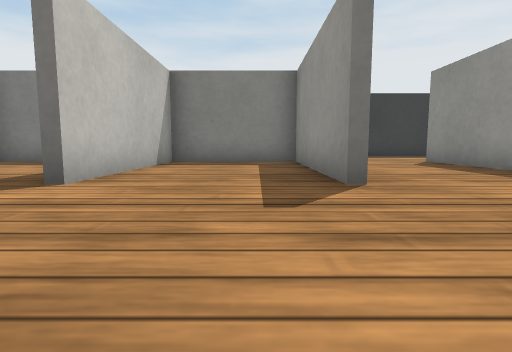
view 1 (above)

22 first-person views from a walk through a Webots world. The camera is 0.1 m above the floor, tilts 6° down and sees 80° across. The floor is counted in squares, 0.2 m on a side. Each view is taken from the middle of a square. On the plan, view 1 faces up. The plan holds only what a view shows up to about 9 squares ahead; the rest is blank. Robots are left out. Simple shapes and patterns stand in for the simulator's stock objects.

view 2
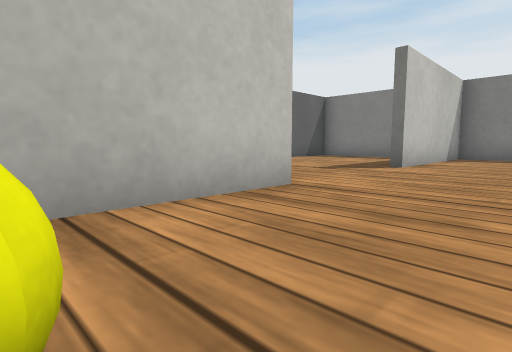

view 3
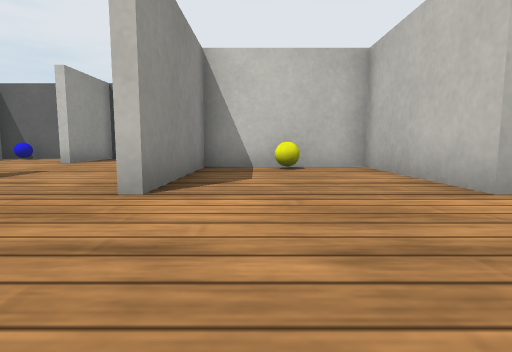

view 4
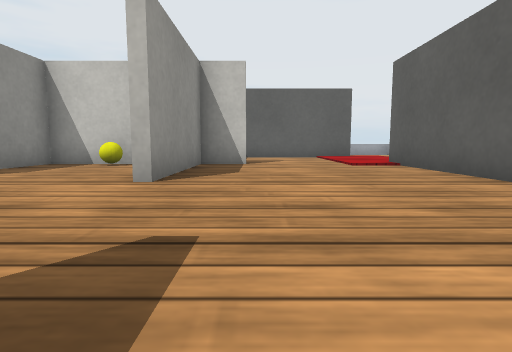

view 5
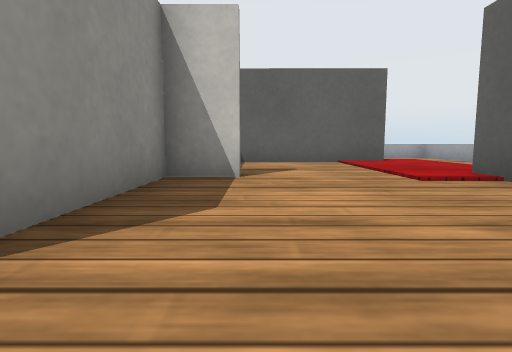

view 6
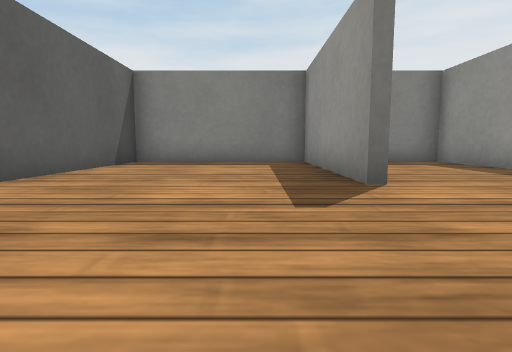

view 7
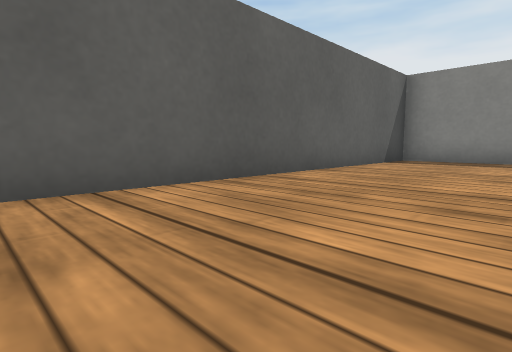

view 8
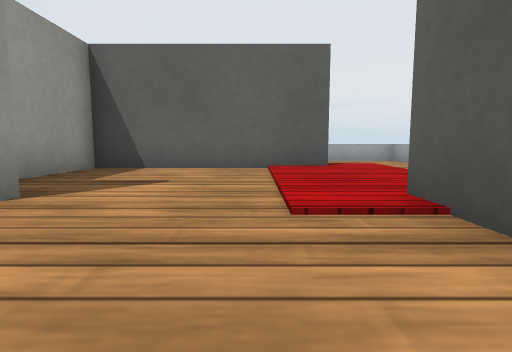

view 9
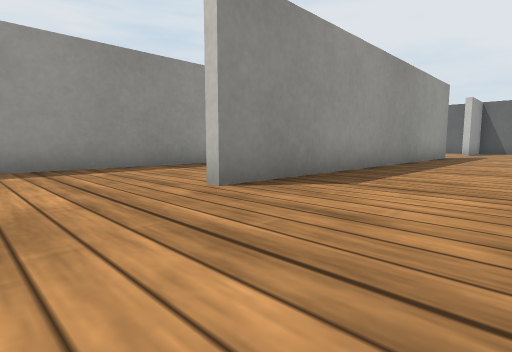

view 10
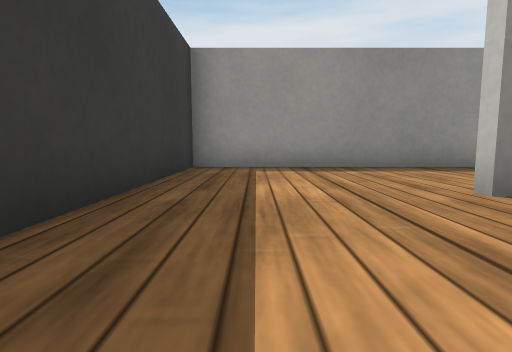

view 11
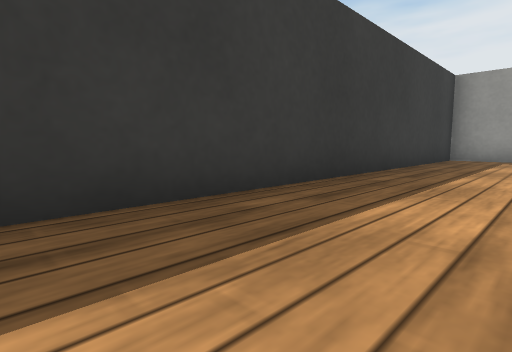

view 12
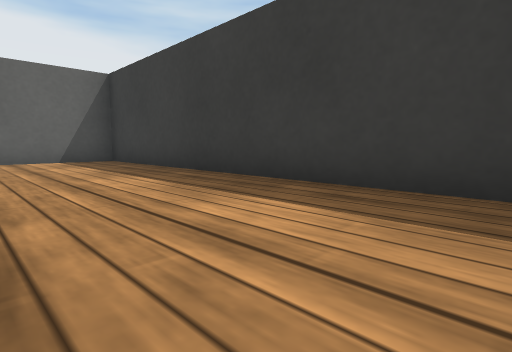

view 13
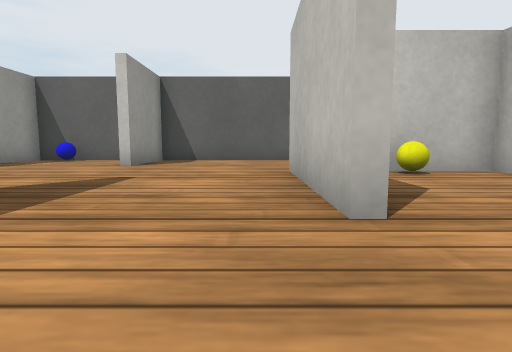

view 14
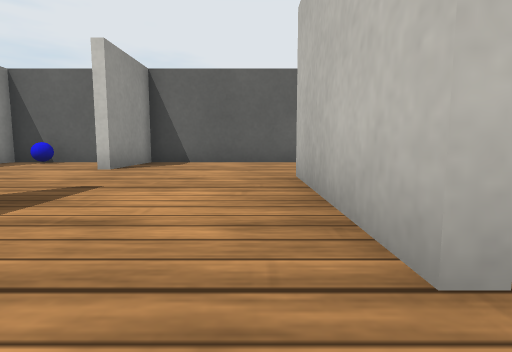

view 15
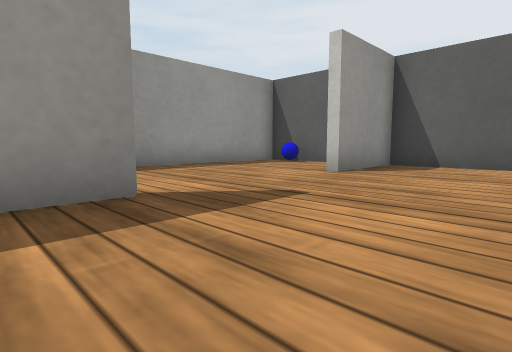

view 16
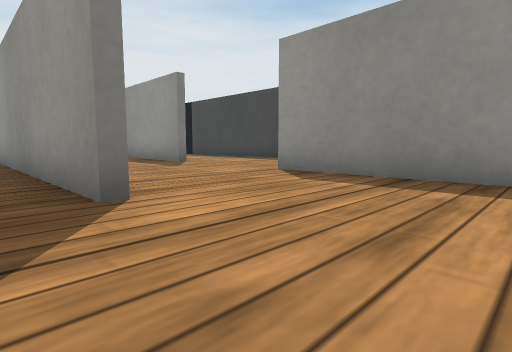

view 17
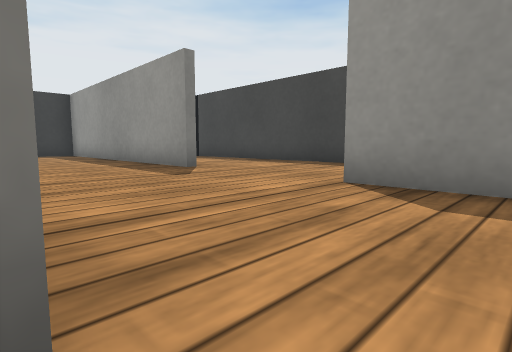

view 18
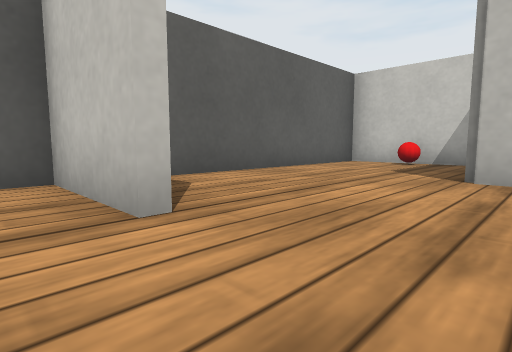

view 19
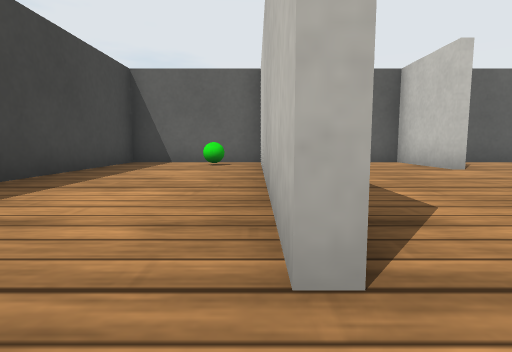

view 20
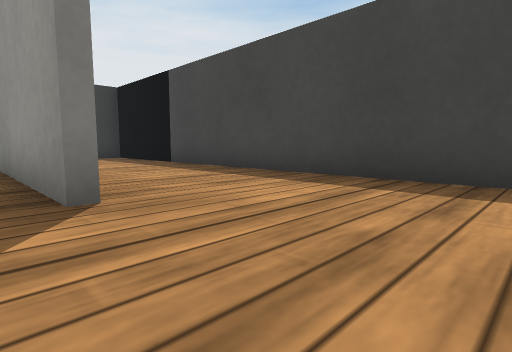

view 21
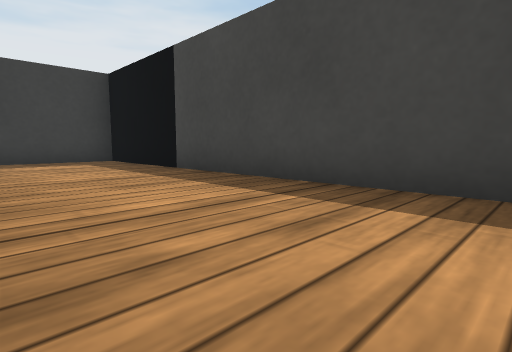

view 22
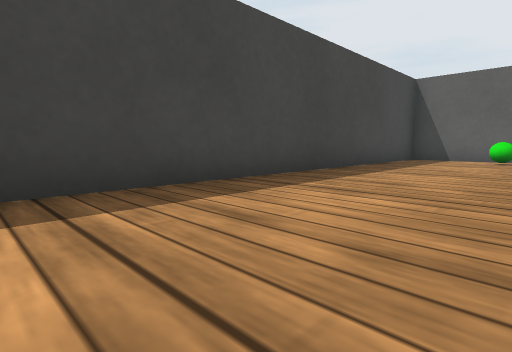

### Floor plan
Points are (right, up) in squares from view 1. A wall is a line through its corners. A room is listed if a view was taken in it or the views show most of it. See-through windows are left out.
Room 1 (views 1, 2, 3)
walls: (-2.4, 0) (-2.4, -3.6) (1.1, -3.6) (1.1, 0); (1.1, 3.8) (1.1, 8.6) (-2.4, 8.6) (-2.4, 3.8)
ways out: opening at (-3, 1.5) to room 2; opening at (1, 1.5) to room 3
objects: yellow ball (-1, -3)
Room 2 (views 4, 5, 6, 7, 8)
walls: (-3.9, -3.6) (-2.6, -3.6) (-2.6, 0); (-2.6, 3.8) (-2.6, 8.6) (-7.4, 8.6) (-7.4, -3.8); (-7.6, -7.4) (-2.6, -7.4) (-2.6, -5.2)
low walls: (-10, -7.4) (-10, -8.6)
ways out: opening at (-3, 1.5) to room 1; opening at (-8.2, -6.3)
Room 3 (views 9, 10, 11, 12, 13, 14, 15, 16, 17, 18, 19, 20, 21, 22)
walls: (1.4, 0.1) (1.4, -3.9); (4.9, -1.4) (4.9, 8.8); (8.6, 3.6) (8.6, 12.4) (-7.4, 12.4) (-7.4, 9.8); (5.1, -4.9) (5.1, -7.4) (6.5, -7.4); (-2.4, -4.5) (-2.4, -7.4) (4.9, -7.4) (4.9, -5); (8.6, -7.5) (8.6, 0)
low walls: (-10, -8.6) (-10, -10) (-8.1, -10)
ways out: opening at (1, 1.5) to room 1; opening at (9, 1.5) to room 4
objects: red ball (-2, -6); blue ball (7, -7) to (8, -7)
Room 4 (no view inside)
walls: (8.9, 0) (8.9, -6.5); (8.8, -7.4) (12.4, -7.4) (12.4, 12.4) (9.8, 12.4)
ways out: opening at (9, 1.5) to room 3
objects: green ball (10, -6)

Where each view was taken, in squares from view 1:
view 1: 0 up, 0 right, facing up
view 2: 3 down, 0 right, facing up-left
view 3: 3 up, 0 right, facing down
view 4: 4 up, 4 left, facing down
view 5: 1 up, 4 left, facing down
view 6: 0 up, 4 left, facing up
view 7: 1 down, 4 left, facing up-left
view 8: 1 down, 6 left, facing down
view 9: 11 up, 2 right, facing down-right
view 10: 11 up, 2 right, facing right
view 11: 10 up, 2 left, facing up-right
view 12: 9 up, 2 right, facing up-left
view 13: 2 up, 2 right, facing down
view 14: 1 up, 2 right, facing down
view 15: 0 up, 2 right, facing down-right
view 16: 4 down, 4 right, facing up-right
view 17: 2 down, 5 right, facing up-right
view 18: 3 down, 6 right, facing down-left
view 19: 1 up, 9 right, facing down
view 20: 1 up, 8 right, facing up-right
view 21: 3 up, 9 right, facing up-right
view 22: 3 up, 9 right, facing down-right
